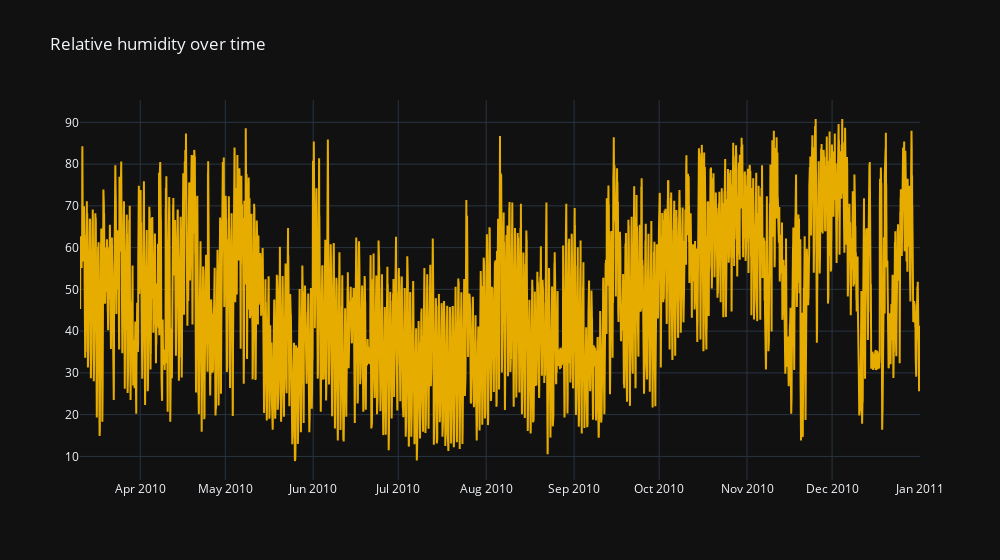

Notebook code cell kept with this figure:
### Code cell
fig = go.Figure()

fig.add_trace(go.Scatter(
    x = data_train['date_time'],
    y = data_train['relative_humidity'],
    marker_color = '#e6ac00'
))

fig.update_layout(
    template = 'plotly_dark',
    width = 1000,
    title_text = 'Relative humidity over time'
)

### Figure 1 — Plotly figure (JSON) as saved in the notebook; plotly's stock layout.template omitted (floating-point values rounded to 4 significant figures; data arrays with more than 128 entries replaced by an {"elided": "..."} marker saying what was removed)
{"data": [{"marker": {"color": "#e6ac00"}, "type": "scatter", "x": {"elided": "7111 str values"}, "y": {"elided": "7111 float values"}}], "layout": {"title": {"text": "Relative humidity over time"}, "width": 1000}}
